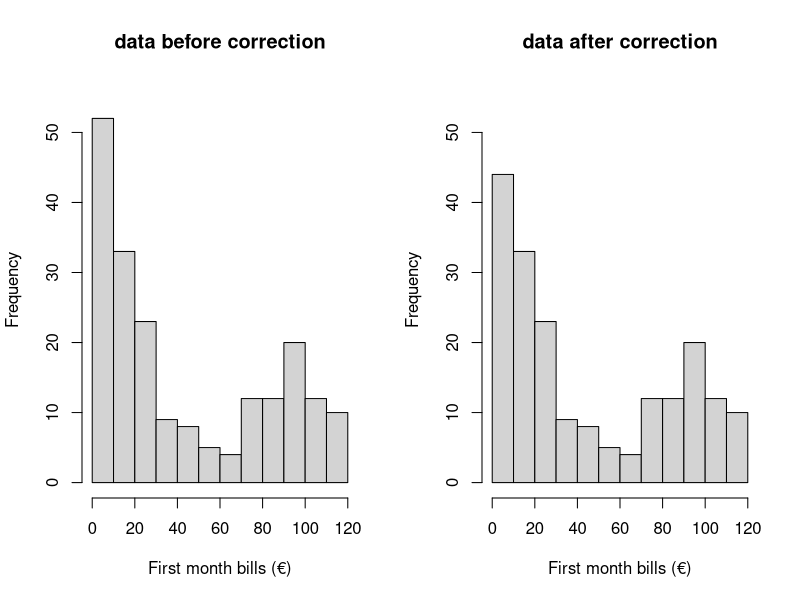
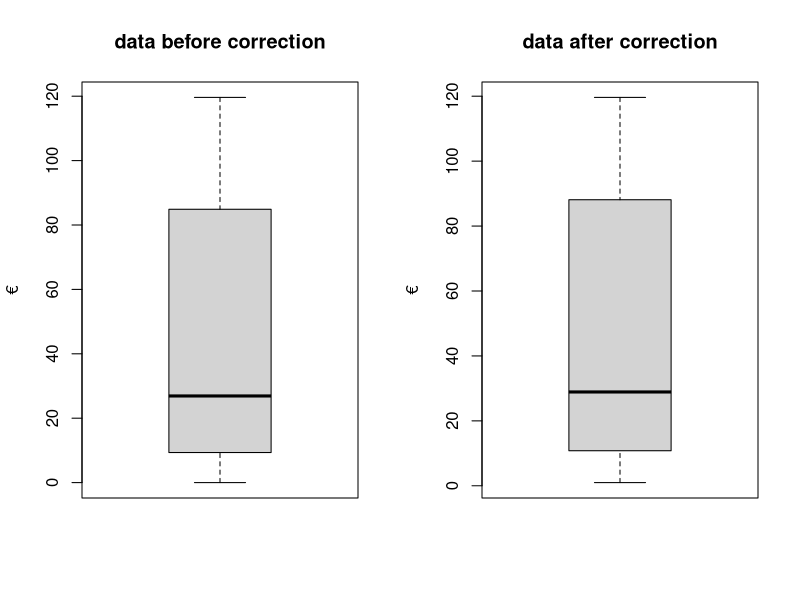
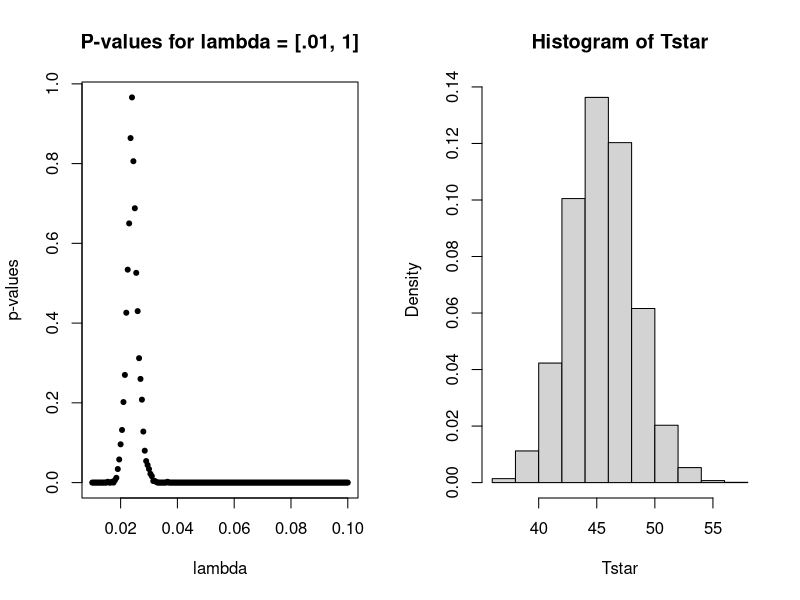
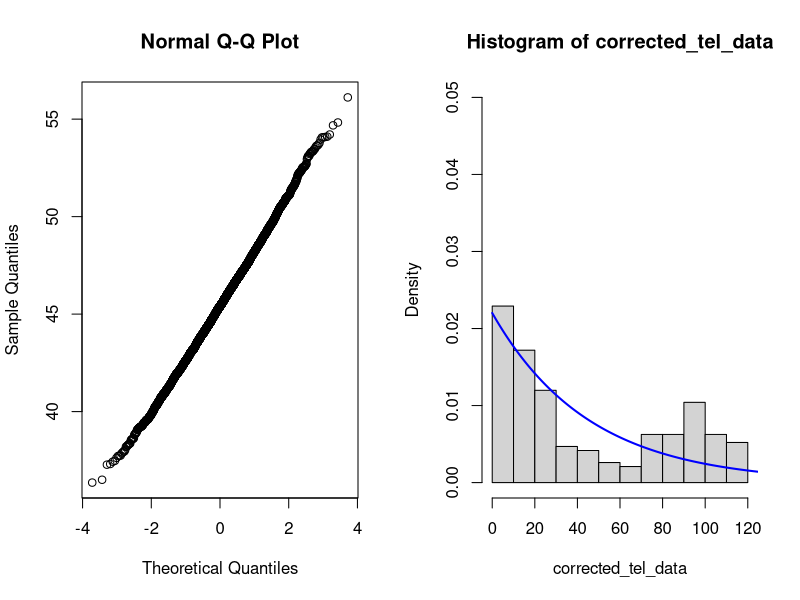
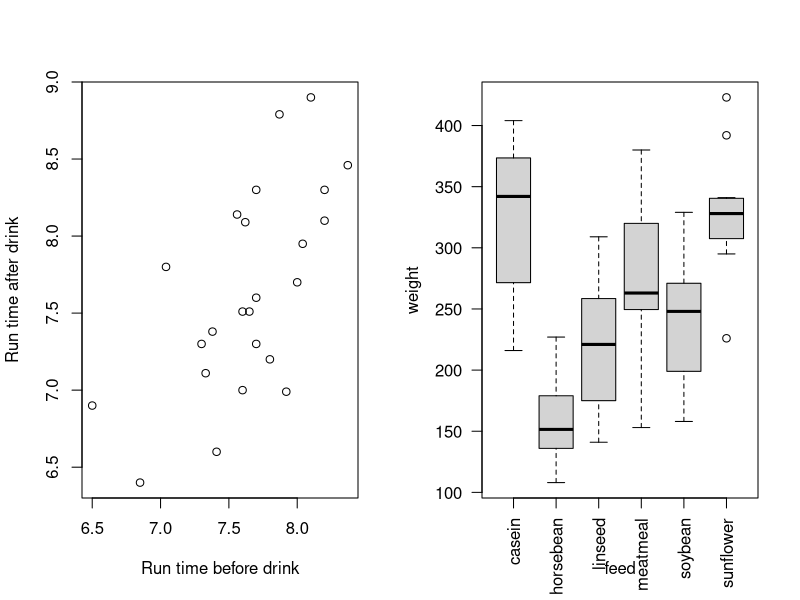
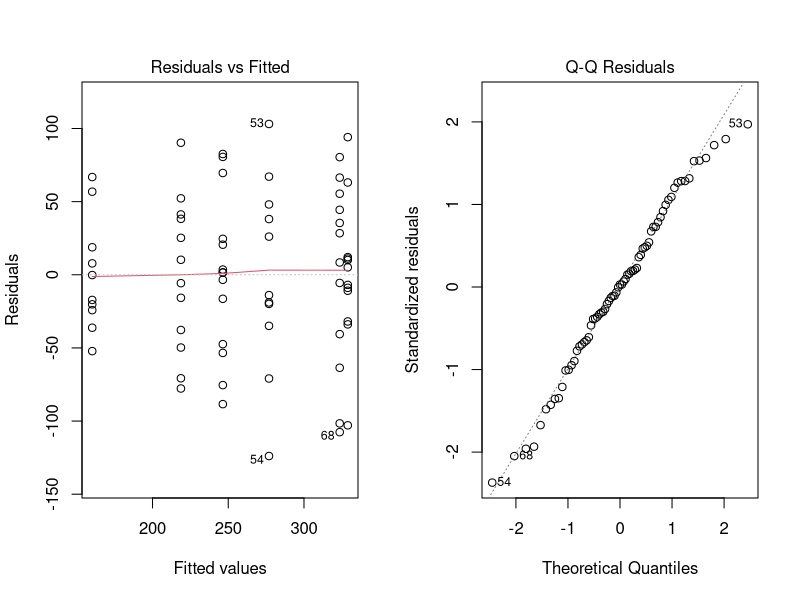

Source code (R) for these figures, in order:
## ---- chunk 1
knitr::opts_chunk$set(echo = TRUE)
options(digits=3)
## ---- chunk 2
birth = read.table("birthweight.txt",header=TRUE)
birthweight = birth$birthweight
## ---- chunk 3
mean(birthweight)
## ---- chunk 4
shapiro.test(birthweight)[2]
## ---- chunk 5
alpha = .1
t.test(birthweight, alternative = "l", conf.level = 1-alpha, mu = 2800)[3]
## ---- chunk 6
alpha = .05
t.test(birthweight, alternative = "l", conf.level = 1-alpha, mu = 2800)[3]

alpha = .05
## ---- chunk 7
tel_data = read.table("telephone.txt",header=TRUE)
## ---- chunk 8
# remove 0-values
corrected_tel_data = tel_data[apply(tel_data, 1, function(row) all(row !=0 )), ]

# plot histograms
par(mfrow=c(1,2))
hist(tel_data$Bills, xlab = "First month bills (€)", main = "data before correction", ylim = c(0,55))
hist(corrected_tel_data, xlab = "First month bills (€)", main = "data after correction", ylim = c(0,55))

# plot boxplots
par(mfrow=c(1,2))
boxplot(tel_data$Bills, ylab = "€", main = "data before correction")
boxplot(corrected_tel_data, ylab = "€", main = "data after correction")
## ---- chunk 9
lambdas = seq(.01, .1, .0005)
t = median(corrected_tel_data)
B=1000
tstar=numeric(B)
n=length(corrected_tel_data)
p_values = c()

for(lamb in lambdas){
  for (i in 1:B){
    xstar=rexp(n, lamb)
    tstar[i]=median(xstar)}
    
  p_left=sum(tstar<t)/B
  p_right=sum(tstar>t)/B
  p = 2*min(p_left,p_right)
  p_values = c(p_values, p)
}

plot(lambdas, p_values, main = "P-values for lambda = [.01, 1]", xlab="lambda", ylab="p-values", pch=20)

max_index_lamb = which.max(p_values)
estimated_lamb= lambdas[max_index_lamb]

cat("p-value for lambda =", estimated_lamb,"-->", max(p_values))
## ---- chunk 10
set.seed(10)
B=5000
Tstar=numeric(B)
T1 = median(corrected_tel_data)

for(i in 1:B) {
  Xstar=sample(corrected_tel_data,replace=TRUE)
  Tstar[i]=median(Xstar) }
  Tstar025=quantile(Tstar,0.025)
  Tstar975=quantile(Tstar,0.975)
  
population_median = mean(Tstar)
cat('95% CI = [',2*T1-Tstar975, '-',2*T1-Tstar025,'] with population median:', population_median)
## ---- chunk 11
B=5000
Tstar=numeric(B)

for(i in 1:B) {
  Xstar=sample(corrected_tel_data,replace=TRUE)
  Tstar[i]=mean(Xstar) 
  }
Tstar025=quantile(Tstar,0.025)
Tstar975=quantile(Tstar,0.975)

# we use the estimated median from 3b as the population median
c(2*population_median-Tstar975,2*population_median-Tstar025)
## ---- chunk 12
hist(Tstar, prob=T)
## ---- chunk 13
qqnorm(Tstar)
## ---- chunk 14
error = qnorm(0.975)*sd(Tstar)/sqrt(length(Tstar))
left = mean(Tstar) - error
right = mean(Tstar) + error

cat('95% CI =[',left,right,']')


est_lamb = 1/(mean(Tstar))
est_lamb


## ---- chunk 15
hist(corrected_tel_data, prob=T, ylim = c(0,0.05))
x = seq(0, length(corrected_tel_data),length=1000)
f = est_lamb*exp(-est_lamb*x )
lines(x,f,col="blue",lwd=2)
## ---- chunk 16
wilcox.test(corrected_tel_data, mu=40, alternative="less")
## ---- chunk 17
B=5000
Tstar=numeric(B)
T1 = 10

for(i in 1:B) {
  Xstar=sample(corrected_tel_data,replace=TRUE)
  Tstar[i]=sum(Xstar < T1) / length(Xstar)
  }
Tstar95=quantile(Tstar,0.95)
Tstar95
## ---- chunk 18
# Load data
run = read.table("run.txt",header=TRUE)
lemo = subset(run, drink == "lemo")
energy = subset(run, drink == "energy")
## ---- chunk 19
# qqnorm(run$before, main = "Normal Q-Q plot before drink")
# qqnorm(run$after, main = "Normal Q-Q plot after drink")
shapiro.test(run$before)
shapiro.test(run$after)

## ---- chunk 20
plot(run$before, run$after, xlab="Run time before drink", ylab="Run time after drink")
cor.test(run$before, run$after,  method = "pearson")
## ---- chunk 21
# qqnorm(lemo$before)
shapiro.test(lemo$before)
# qqnorm(lemo$after)
shapiro.test(lemo$after)

# qqnorm(energy$before)
shapiro.test(energy$before)
# qqnorm(energy$after)
shapiro.test(energy$after)
## ---- chunk 22
t.test(lemo$before, lemo$after, paired = TRUE, var.equal = FALSE)
t.test(energy$before, energy$after, paired = TRUE, var.equal = FALSE)

## ---- chunk 23
lemo_diff = lemo$before - lemo$after
energy_diff = energy$before - energy$after

# qqnorm(lemo_diff)
shapiro.test(lemo_diff)
# qqnorm(energy_diff)
shapiro.test(energy_diff)

t.test(lemo_diff, energy_diff, paired = FALSE)
## ---- chunk 24
# chickwts$feed
sun = chickwts[chickwts$feed == "sunflower",]$weight
meat = chickwts[chickwts$feed == "meatmeal",]$weight
# sun$weight; meat$weight

# hist(sun)
# hist(meat)

#check for normality, p > 0.05 means no reason to assume non-normal data.
shapiro.test(sun)
shapiro.test(meat)

t.test(sun,meat, paired = FALSE)
wilcox.test(sun,meat)
ks.test(sun,meat)
## ---- chunk 25
chickwts = chickwts

boxplot(weight ~ feed, data=chickwts,las=2)
# stripchart(weight ~ feed, data=chickwts, vertical=TRUE,las=2)

chickaov = lm(weight ~ feed, data = chickwts)
anova(chickaov)
## ---- chunk 26
plot(chickaov, 1)
## ---- chunk 27
plot(chickaov, 2)
shapiro.test(residuals(chickaov))
